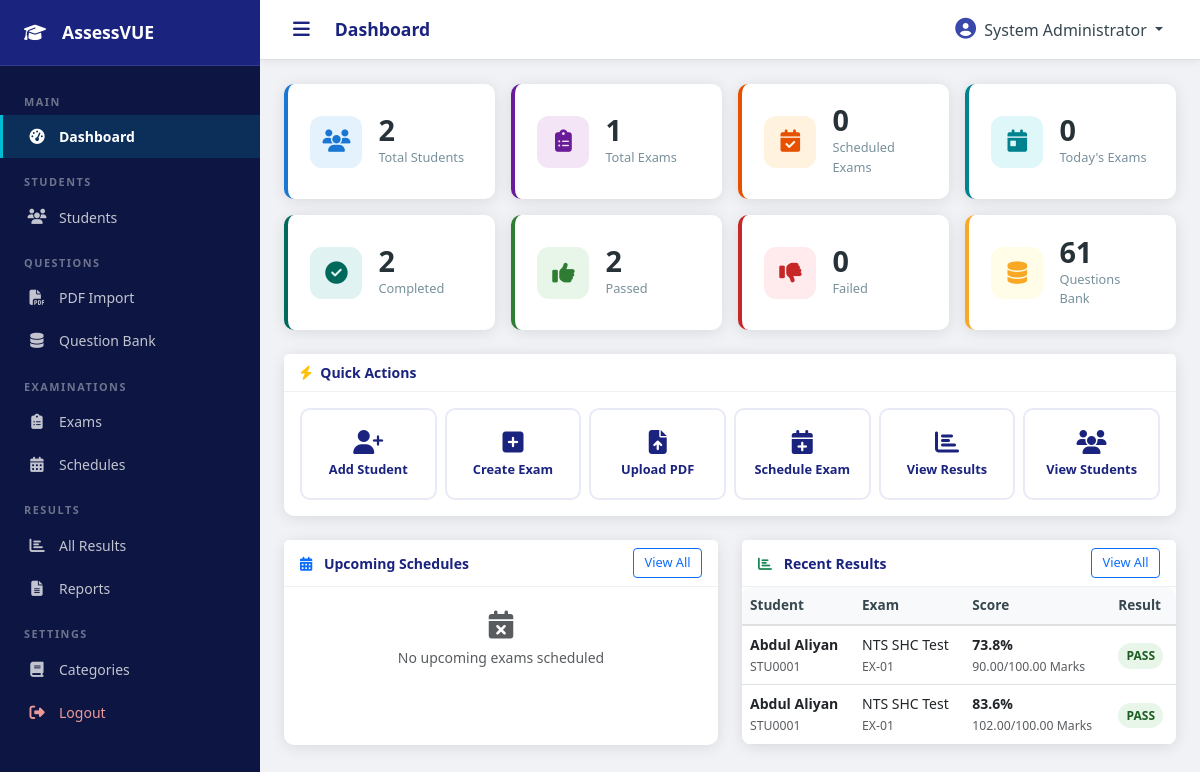
Page /admin/dashboard.php (signed in) on the committed database.
### tables this page shows
CREATE TABLE `exam_results` (
  `id` int(10) UNSIGNED NOT NULL,
  `attempt_id` int(10) UNSIGNED NOT NULL,
  `student_id` int(10) UNSIGNED NOT NULL,
  `exam_id` int(10) UNSIGNED NOT NULL,
  `schedule_id` int(10) UNSIGNED NOT NULL,
  `total_questions` int(10) UNSIGNED NOT NULL DEFAULT 0,
  `attempted_questions` int(10) UNSIGNED NOT NULL DEFAULT 0,
  `correct_answers` int(10) UNSIGNED NOT NULL DEFAULT 0,
  `incorrect_answers` int(10) UNSIGNED NOT NULL DEFAULT 0,
  `unanswered` int(10) UNSIGNED NOT NULL DEFAULT 0,
  `total_marks` decimal(8,2) NOT NULL DEFAULT 0.00,
  `obtained_marks` decimal(8,2) NOT NULL DEFAULT 0.00,
  `negative_marks_total` decimal(8,2) NOT NULL DEFAULT 0.00,
  `percentage` decimal(5,2) NOT NULL DEFAULT 0.00,
  `passing_percentage` decimal(5,2) NOT NULL DEFAULT 60.00,
  `result` enum('PASS','FAIL') NOT NULL DEFAULT 'FAIL',
  `violation_terminated` tinyint(1) NOT NULL DEFAULT 0,
  `time_taken_seconds` int(10) UNSIGNED DEFAULT NULL,
  `calculated_at` datetime NOT NULL DEFAULT current_timestamp()
);

CREATE TABLE `students` (
  `id` int(10) UNSIGNED NOT NULL,
  `student_id` varchar(20) NOT NULL,
  `full_name` varchar(200) NOT NULL,
  `father_name` varchar(200) DEFAULT NULL,
  `cnic_number` varchar(20) DEFAULT NULL,
  `username` varchar(100) NOT NULL,
  `password_hash` varchar(255) NOT NULL,
  `email` varchar(200) DEFAULT NULL,
  `phone` varchar(20) DEFAULT NULL,
  `address` text DEFAULT NULL,
  `profile_picture` varchar(255) DEFAULT NULL,
  `is_active` tinyint(1) NOT NULL DEFAULT 1,
  `last_login` datetime DEFAULT NULL,
  `notes` text DEFAULT NULL,
  `created_by` int(10) UNSIGNED DEFAULT NULL,
  `created_at` datetime NOT NULL DEFAULT current_timestamp(),
  `updated_at` datetime NOT NULL DEFAULT current_timestamp() ON UPDATE current_timestamp()
);

CREATE TABLE `exams` (
  `id` int(10) UNSIGNED NOT NULL,
  `exam_name` varchar(300) NOT NULL,
  `exam_code` varchar(50) NOT NULL,
  `description` text DEFAULT NULL,
  `subject_id` int(10) UNSIGNED DEFAULT NULL,
  `total_questions` int(10) UNSIGNED NOT NULL DEFAULT 0,
  `marks_per_question` decimal(5,2) NOT NULL DEFAULT 1.00,
  `negative_marks` decimal(5,2) NOT NULL DEFAULT 0.00,
  `total_marks` decimal(8,2) NOT NULL DEFAULT 0.00,
  `passing_percentage` decimal(5,2) NOT NULL DEFAULT 60.00,
  `duration_minutes` int(10) UNSIGNED NOT NULL DEFAULT 60,
  `max_violations` int(10) UNSIGNED NOT NULL DEFAULT 3,
  `shuffle_questions` tinyint(1) NOT NULL DEFAULT 0,
  `shuffle_options` tinyint(1) NOT NULL DEFAULT 0,
  `show_result_immediately` tinyint(1) NOT NULL DEFAULT 1,
  `instructions` text DEFAULT NULL,
  `status` enum('draft','active','archived') NOT NULL DEFAULT 'draft',
  `created_by` int(10) UNSIGNED DEFAULT NULL,
  `created_at` datetime NOT NULL DEFAULT current_timestamp(),
  `updated_at` datetime NOT NULL DEFAULT current_timestamp() ON UPDATE current_timestamp()
);

### config/database.php (called while the page is built, shortened)
<?php
class Database {
    private static $instance = null;
    private $conn;
    private function __construct() {
        $dsn = "mysql:host=" . DB_HOST . ";dbname=" . DB_NAME . ";charset=" . DB_CHARSET;
        $options = [
            PDO::ATTR_ERRMODE            => PDO::ERRMODE_EXCEPTION,
            PDO::ATTR_DEFAULT_FETCH_MODE => PDO::FETCH_ASSOC,
            PDO::ATTR_EMULATE_PREPARES   => false,
            PDO::MYSQL_ATTR_INIT_COMMAND => "SET NAMES utf8mb4 COLLATE utf8mb4_unicode_ci"
        ];
        try {
            $this->conn = new PDO($dsn, DB_USER, DB_PASS, $options);
        } catch (PDOException $e) {
            error_log("Database connection failed: " . $e->getMessage());
            die(json_encode(['success' => false, 'message' => 'Database connection failed.']));
        }
    }
    public static function getInstance(): self {
        if (self::$instance === null) {
            self::$instance = new self();
        }
        return self::$instance;
    }
    public function query(string $sql, array $params = []): PDOStatement {
        $stmt = $this->conn->prepare($sql);
        $stmt->execute($params);
        return $stmt;
    }
    public function fetchOne(string $sql, array $params = []): ?array {
        $stmt = $this->query($sql, $params);
        $row = $stmt->fetch();
        return $row === false ? null : $row;
    }
    public function fetchAll(string $sql, array $params = []): array {
        return $this->query($sql, $params)->fetchAll();
    }
}
function db(): Database {
    return Database::getInstance();
}

### includes/functions.php (called while the page is built, shortened)
<?php
require_once __DIR__ . '/../config/database.php';
function sanitize(mixed $input): string {
    return htmlspecialchars(trim((string)$input), ENT_QUOTES, 'UTF-8');
}

### admin/dashboard.php (the view, shortened to what this page needs)
<?php
require_once __DIR__ . '/../config/database.php';
require_once __DIR__ . '/../includes/functions.php';
$stats = [
    'total_students'   => db()->fetchOne("SELECT COUNT(*) c FROM students")['c'],
    'active_students'  => db()->fetchOne("SELECT COUNT(*) c FROM students WHERE is_active=1")['c'],
    'total_exams'      => db()->fetchOne("SELECT COUNT(*) c FROM exams")['c'],
    'active_exams'     => db()->fetchOne("SELECT COUNT(*) c FROM exams WHERE status='active'")['c'],
    'scheduled'        => db()->fetchOne("SELECT COUNT(*) c FROM exam_schedules WHERE status='scheduled'")['c'],
    'upcoming_today'   => db()->fetchOne("SELECT COUNT(*) c FROM exam_schedules WHERE scheduled_date=CURDATE() AND status='scheduled'")['c'],
    'completed'        => db()->fetchOne("SELECT COUNT(*) c FROM exam_results")['c'],
    'passed'           => db()->fetchOne("SELECT COUNT(*) c FROM exam_results WHERE result='PASS'")['c'],
    'failed'           => db()->fetchOne("SELECT COUNT(*) c FROM exam_results WHERE result='FAIL'")['c'],
    'total_questions'  => db()->fetchOne("SELECT COUNT(*) c FROM questions WHERE is_active=1")['c'],
];
$recentResults = db()->fetchAll("
    SELECT er.*, s.full_name, s.student_id as stu_id, e.exam_name, e.exam_code, e.total_marks AS exam_total_marks,
           ea.start_time, ea.end_time
    FROM exam_results er
    JOIN students s ON s.id = er.student_id
    JOIN exams e ON e.id = er.exam_id
    JOIN exam_attempts ea ON ea.id = er.attempt_id
    ORDER BY er.calculated_at DESC
    LIMIT 10
");
$upcomingSchedules = db()->fetchAll("
    SELECT es.*, s.full_name, s.student_id as stu_id, e.exam_name, e.duration_minutes
    FROM exam_schedules es
    JOIN students s ON s.id = es.student_id
    JOIN exams e ON e.id = es.exam_id
    WHERE es.scheduled_date >= CURDATE() AND es.status = 'scheduled'
    ORDER BY es.scheduled_date ASC, es.start_time ASC
    LIMIT 8
");
include 'includes/header.php';
?>
<div class="row g-3 mb-4">
    <div class="col-6 col-md-3">
        <div class="stat-card blue">
            <div class="stat-icon"><i class="fas fa-users"></i></div>
            <div class="stat-info">
                <div class="stat-value"><?= $stats['total_students'] ?></div>
                <div class="stat-label">Total Students</div>
            </div>
        </div>
    </div>
    <div class="col-6 col-md-3">
        <div class="stat-card purple">
            <div class="stat-icon"><i class="fas fa-clipboard-list"></i></div>
            <div class="stat-info">
                <div class="stat-value"><?= $stats['total_exams'] ?></div>
                <div class="stat-label">Total Exams</div>
            </div>
        </div>
    </div>
    <div class="col-6 col-md-3">
        <div class="stat-card orange">
            <div class="stat-icon"><i class="fas fa-calendar-check"></i></div>
            <div class="stat-info">
                <div class="stat-value"><?= $stats['scheduled'] ?></div>
                <div class="stat-label">Scheduled Exams</div>
            </div>
        </div>
    </div>
    <div class="col-6 col-md-3">
        <div class="stat-card cyan">
            <div class="stat-icon"><i class="fas fa-calendar-day"></i></div>
            <div class="stat-info">
                <div class="stat-value"><?= $stats['upcoming_today'] ?></div>
                <div class="stat-label">Today's Exams</div>
            </div>
        </div>
    </div>
    <div class="col-6 col-md-3">
        <div class="stat-card teal">
            <div class="stat-icon"><i class="fas fa-check-circle"></i></div>
            <div class="stat-info">
                <div class="stat-value"><?= $stats['completed'] ?></div>
                <div class="stat-label">Completed</div>
            </div>
        </div>
    </div>
    <div class="col-6 col-md-3">
        <div class="stat-card green">
            <div class="stat-icon"><i class="fas fa-thumbs-up"></i></div>
            <div class="stat-info">
                <div class="stat-value"><?= $stats['passed'] ?></div>
                <div class="stat-label">Passed</div>
            </div>
        </div>
    </div>
    <div class="col-6 col-md-3">
        <div class="stat-card red">
            <div class="stat-icon"><i class="fas fa-thumbs-down"></i></div>
            <div class="stat-info">
                <div class="stat-value"><?= $stats['failed'] ?></div>
                <div class="stat-label">Failed</div>
            </div>
        </div>
    </div>
    <div class="col-6 col-md-3">
        <div class="stat-card yellow">
            <div class="stat-icon"><i class="fas fa-database"></i></div>
            <div class="stat-info">
                <div class="stat-value"><?= $stats['total_questions'] ?></div>
                <div class="stat-label">Questions Bank</div>
            </div>
        </div>
    </div>
</div>
<div class="card mb-4">
    <div class="card-header d-flex align-items-center">
        <i class="fas fa-bolt me-2 text-warning"></i> Quick Actions
    </div>
    <div class="card-body">
        <div class="row g-2">
            <div class="col-6 col-sm-4 col-md-2">
                <a href="student_add.php" class="quick-action">
                    <i class="fas fa-user-plus"></i>
                    <span>Add Student</span>
                </a>
            </div>
            <div class="col-6 col-sm-4 col-md-2">
                <a href="exam_add.php" class="quick-action">
                    <i class="fas fa-plus-square"></i>
                    <span>Create Exam</span>
                </a>
            </div>
            <div class="col-6 col-sm-4 col-md-2">
                <a href="pdf_import.php" class="quick-action">
                    <i class="fas fa-file-upload"></i>
                    <span>Upload PDF</span>
                </a>
            </div>
            <div class="col-6 col-sm-4 col-md-2">
                <a href="schedule_add.php" class="quick-action">
                    <i class="fas fa-calendar-plus"></i>
                    <span>Schedule Exam</span>
                </a>
            </div>
            <div class="col-6 col-sm-4 col-md-2">
                <a href="results.php" class="quick-action">
                    <i class="fas fa-chart-bar"></i>
                    <span>View Results</span>
                </a>
            </div>
            <div class="col-6 col-sm-4 col-md-2">
                <a href="students.php" class="quick-action">
                    <i class="fas fa-users"></i>
                    <span>View Students</span>
                </a>
            </div>
        </div>
    </div>
</div>
<div class="row g-4">
    <div class="col-12 col-xl-6">
        <div class="card h-100">
            <div class="card-header d-flex align-items-center justify-content-between">
                <div><i class="fas fa-calendar-alt me-2 text-primary"></i> Upcoming Schedules</div>
                <a href="schedules.php" class="btn btn-sm btn-outline-primary">View All</a>
            </div>
            <div class="card-body p-0">
                <?php if ($upcomingSchedules): ?>
                <div class="table-responsive">
                    <table class="table table-hover mb-0">
                        <thead>
                            <tr>
                                <th>Student</th>
                                <th>Exam</th>
                                <th>Date &amp; Time</th>
                                <th>Status</th>
                            </tr>
                        </thead>
                        <tbody>
                        <?php foreach ($upcomingSchedules as $s): ?>
                            <tr>
                                <td>
                                    <div class="fw-semibold"><?= sanitize($s['full_name']) ?></div>
                                    <small class="text-muted"><?= sanitize($s['stu_id']) ?></small>
                                </td>
                                <td><?= sanitize($s['exam_name']) ?></td>
                                <td>
                                    <div><?= formatDate($s['scheduled_date']) ?></div>
                                    <small class="text-muted"><?= formatTime($s['start_time']) ?></small>
                                </td>
                                <td><span class="badge-status badge-scheduled">Scheduled</span></td>
                            </tr>
                        <?php endforeach; ?>
                        </tbody>
                    </table>
                </div>
                <?php else: ?>
                <div class="text-center py-4 text-muted">
                    <i class="fas fa-calendar-times fa-2x mb-2 d-block"></i>
                    No upcoming exams scheduled
                </div>
                <?php endif; ?>
            </div>
        </div>
    </div>
    <div class="col-12 col-xl-6">
        <div class="card h-100">
            <div class="card-header d-flex align-items-center justify-content-between">
                <div><i class="fas fa-chart-bar me-2 text-success"></i> Recent Results</div>
                <a href="results.php" class="btn btn-sm btn-outline-primary">View All</a>
            </div>
            <div class="card-body p-0">
                <?php if ($recentResults): ?>
                <div class="table-responsive">
                    <table class="table table-hover mb-0">
                        <thead>
                            <tr>
                                <th>Student</th>
                                <th>Exam</th>
                                <th>Score</th>
                                <th>Result</th>
                            </tr>
                        </thead>
                        <tbody>
                        <?php foreach ($recentResults as $r): ?>
                            <tr>
                                <td>
                                    <div class="fw-semibold"><?= sanitize($r['full_name']) ?></div>
                                    <small class="text-muted"><?= sanitize($r['stu_id']) ?></small>
                                </td>
                                <td>
                                    <div><?= sanitize($r['exam_name']) ?></div>
                                    <small class="text-muted"><?= sanitize($r['exam_code']) ?></small>
                                </td>
                                <td>
                                    <div class="fw-semibold"><?= number_format((float)$r['percentage'], 1) ?>%</div>
                                    <small class="text-muted"><?= number_format((float)$r['obtained_marks'], 2) ?>/<?= number_format((float)$r['exam_total_marks'], 2) ?> Marks</small>
                                </td>
                                <td>
                                    <span class="badge-status <?= $r['result'] === 'PASS' ? 'badge-pass' : 'badge-fail' ?>">
                                        <?= $r['result'] ?>
                                    </span>
                                </td>
                            </tr>
                        <?php endforeach; ?>
                        </tbody>
                    </table>
                </div>
                <?php endif; ?>
            </div>
        </div>
    </div>
</div>
<?php include 'includes/footer.php'; ?>

### rows in the picture
exam_results: student.full_name "Abdul Aliyan", student.student_id "STU0001", exam.exam_name "NTS SHC Test", exam.exam_code "EX-01", percentage "73.8", obtained_marks "90.00", exam.total_marks "100.00", result "PASS"
exam_results: student.full_name "Abdul Aliyan", student.student_id "STU0001", exam.exam_name "NTS SHC Test", exam.exam_code "EX-01", percentage "83.6", obtained_marks "102.00", exam.total_marks "100.00", result "PASS"

### other values in the picture
APP_NAME "AssessVUE"
PAGE_TITLE "Dashboard"
$_SESSION['admin_name'] "System Administrator"
$stats['total_students'] "2"
$stats['total_exams'] "1"
$stats['scheduled'] "0"
$stats['upcoming_today'] "0"
$stats['completed'] "2"
$stats['passed'] "2"
$stats['failed'] "0"
$stats['total_questions'] "61"
